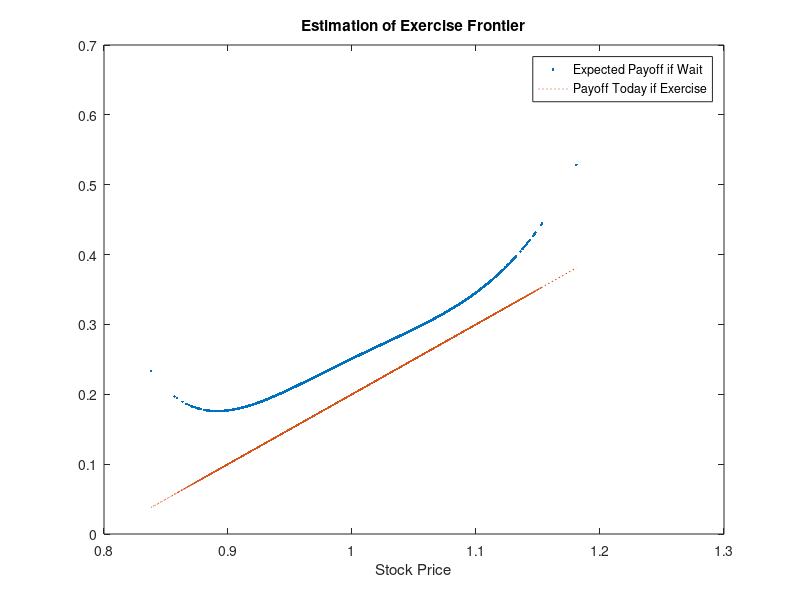

Recreate this plot in MATLAB. (Note: this script raises an error after producing the figure.)
% TN 11: American Options via Monte Carlo Simulations
% ===================================================
%close all
clear all

%tic % starting the clock timer

% ==========
% Parameters
% ==========

% =====
% Stock
% =====

sigma=.3;	% Volatility
S0=1;

% =============
% Interest rate and Dividend Yield
% =============

r=.03;
D=0.0;

% =======
% Options
% =======

T=1;	% Time to Maturity
KC=0.8;	% Strike Price


% ===========
% Simulations
% ===========



dt =1/50;
N=T/dt;
NSim=20000;


% Implementation
% ==============
dBt=sqrt(dt)*randn(NSim,N);
St=zeros(NSim,N);
St(:,1)=S0*ones(NSim,1);

   for t=2:N;t
      St(:,t)=St(:,t-1).*exp((r-D-.5*sigma^2)*dt+sigma*dBt(:,t)); 
      
      
      
   end
   
   SSit=St;   
   

NSim=size(SSit,1);

% Computing the value of American Options
% =======================================

% Work Backwards

% Initialize CashFlow Matrxi
%N=N+1;

MM=NaN*ones(NSim,N);
MM(:,N)=max(SSit(:,N)-KC,0);
figure
for tt=N:-1:3; 
   disp('Time to Maturity')
   disp(1-tt/N)
   
   % Step 1: Select the path in the money at time tt-1
   
   I=find(SSit(:,tt-1)-KC>0);
   ISize=length(I);
   
   % Step 3: Project CashFlow at time tt onto basis function at time tt-1
   
   if tt==N
      YY=(ones(ISize,1)*exp(-r*[1:N-tt+1]*dt)).*MM(I,tt:N);
	else
      YY=sum(((ones(ISize,1)*exp(-r*[1:N-tt+1]*dt)).*MM(I,tt:N))')';
   end

   SSb=SSit(I,tt-1);
   XX=[ones(ISize,1),SSb,SSb.^2,SSb.^3,SSb.^4,SSb.^5];
   BB=inv(XX'*XX)*XX'*YY;
   
   
   
   
   SSb2=SSit(:,tt-1);
   XX2=[ones(NSim,1),SSb2,SSb2.^2,SSb2.^3,SSb2.^4,SSb2.^5];
   
   plot(SSb,XX*BB,'.',SSb,SSb-KC,':')
   legend('Expected Payoff if Wait','Payoff Today if Exercise')
   xlabel('Stock Price')
   title('Estimation of Exercise Frontier')
   pause(.0001)
   
   
   IStop=find(SSit(:,tt-1)-KC>=max(XX2*BB,0));
   ICon=setdiff([1:NSim],IStop);
   
   MM(IStop,tt-1)=SSit(IStop,tt-1)-KC;
   MM(IStop,tt:N)=zeros(length(IStop),N-tt+1);
   MM(ICon,tt-1)=zeros(length(ICon),1);
   
 end
 
  YY=sum(((ones(NSim,1)*exp(-r*[1:N-1]*dt)).*MM(:,2:N))')';

 Value=mean(YY);
 sterr=std(YY)/sqrt(NSim);
 
 EuroValue=mean(exp(-r*T).*max(SSit(:,N)-KC,0));
 
 disp('BS Value')
 disp(Bsc(S0, KC, r, D, sigma, T))
 disp('Value of American Call Option')
 disp(Value)
 disp('St. Error')
 disp(sterr)
 disp('Value of Euro Call Option')
 disp(Value)